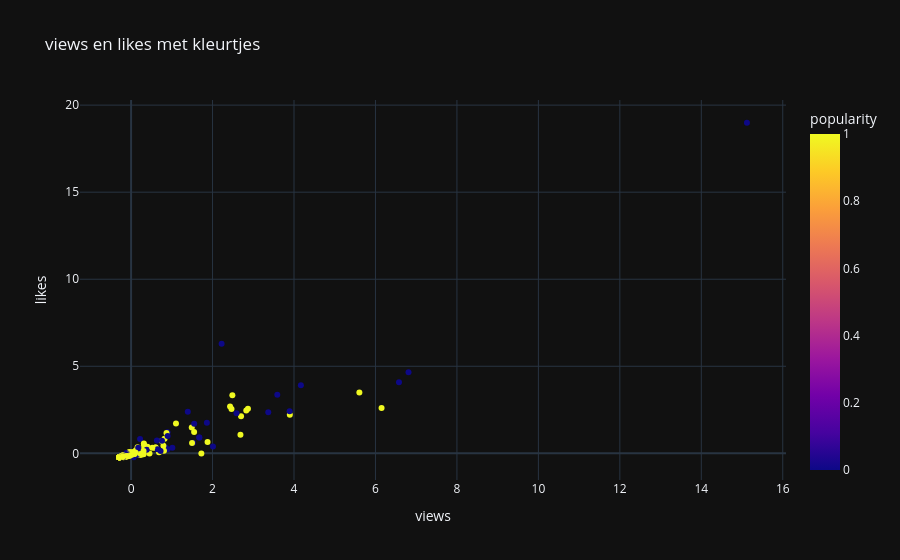

The code cell stored with this chart in its notebook:
### Markdown cell above
## zoals je kan zien worden er binaire waardes toegewezen aan de rijen. De verdeling is erg ongelijk.

### Code cell
fig = px.scatter(df, x='views', y='likes', color='popularity',
                 title='views en likes met kleurtjes')
fig.show()

### Figure 1 — Plotly figure (JSON) as saved in the notebook; plotly's stock layout.template omitted (floating-point values rounded to 4 significant figures; data arrays with more than 128 entries replaced by an {"elided": "..."} marker saying what was removed)
{"data": [{"hovertemplate": "views=%{x}<br>likes=%{y}<br>popularity=%{marker.color}<extra></extra>", "legendgroup": "", "marker": {"color": {"elided": "600 int values"}, "coloraxis": "coloraxis", "symbol": "circle"}, "mode": "markers", "name": "", "orientation": "v", "showlegend": false, "x": {"elided": "600 float values"}, "xaxis": "x", "y": {"elided": "600 float values"}, "yaxis": "y", "type": "scatter"}], "layout": {"xaxis": {"anchor": "y", "domain": [0.0, 1.0], "title": {"text": "views"}}, "yaxis": {"anchor": "x", "domain": [0.0, 1.0], "title": {"text": "likes"}}, "coloraxis": {"colorbar": {"title": {"text": "popularity"}}, "colorscale": [[0.0, "#0d0887"], [0.1111, "#46039f"], [0.2222, "#7201a8"], [0.3333, "#9c179e"], [0.4444, "#bd3786"], [0.5556, "#d8576b"], [0.6667, "#ed7953"], [0.7778, "#fb9f3a"], [0.8889, "#fdca26"], [1.0, "#f0f921"]]}, "legend": {"tracegroupgap": 0}, "title": {"text": "views en likes met kleurtjes"}}}
